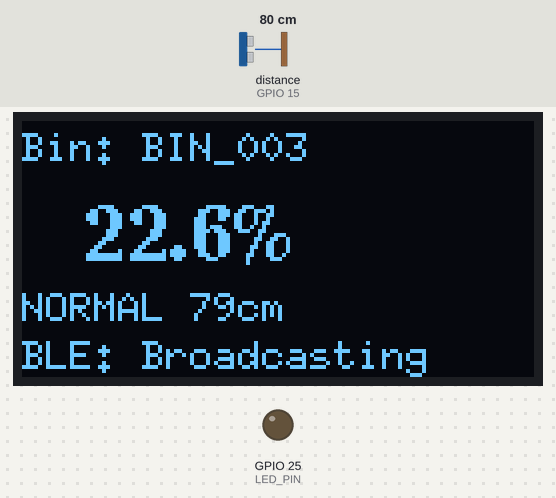
Bench run of a sketch on a simulated ESP32. Shown: 128×64 one-colour display, output pins drawn as LEDs (lit = HIGH). Wiring (inferred from the names in the program): ultrasonic range finder: trigger GPIO 13; echo GPIO 15. Dashed ring = blinking. Inputs (shaded band) come from the test bench; at power-on: distance to the obstacle (sensor on GPIO 15) 80 cm. The echo pulse lasts 58.3 µs per cm; nothing arrives over Bluetooth unless stated; pins used as bus, display or sensor lines are not drawn; what the sketch prints to the serial monitor is not drawn.

Above: at 2.8 s.
2.9 s: distance to the obstacle (sensor on GPIO 15) set to 36 cm
At 5.0 s:
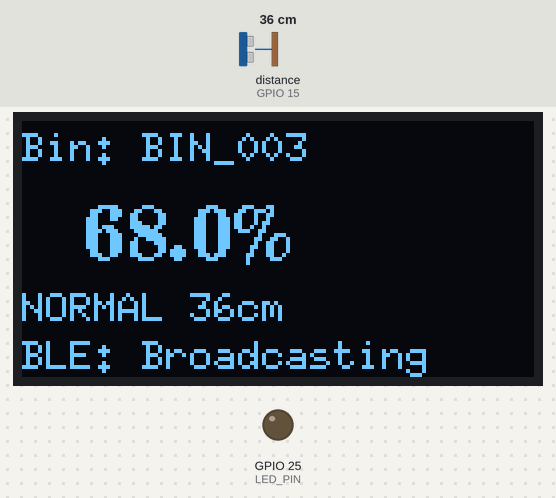
5.7 s: distance to the obstacle (sensor on GPIO 15) set to 31 cm
At 7.0 s:
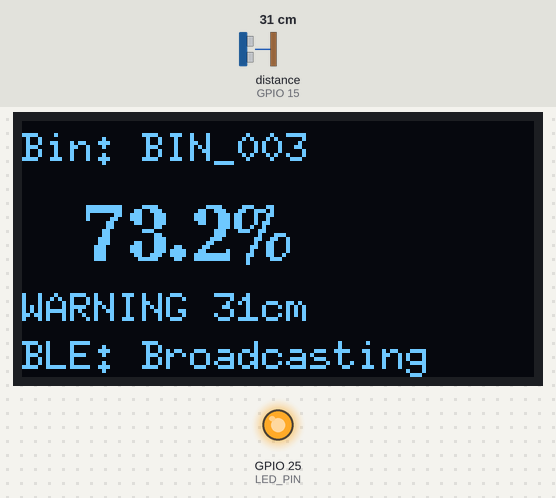
8.7 s: distance to the obstacle (sensor on GPIO 15) set to 21 cm
At 11.44 s:
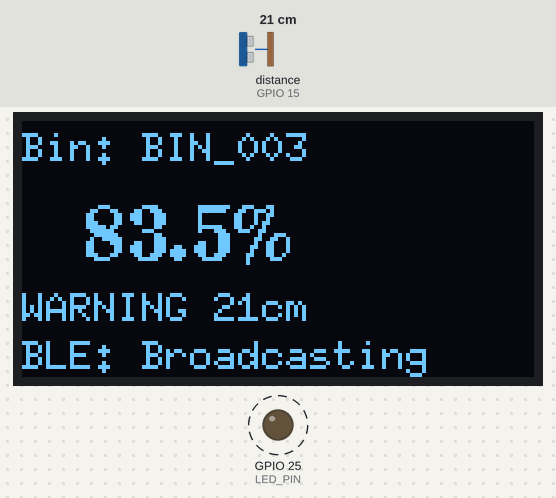
11.7 s: distance to the obstacle (sensor on GPIO 15) set to 16 cm
At 12.8 s:
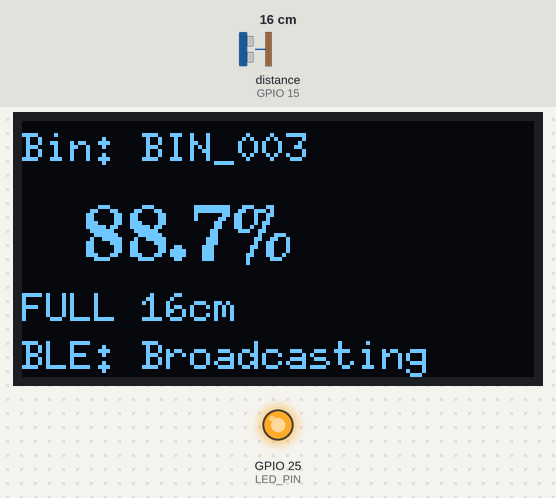
13.8 s: distance to the obstacle (sensor on GPIO 15) set to 4 cm
At 15.1 s:
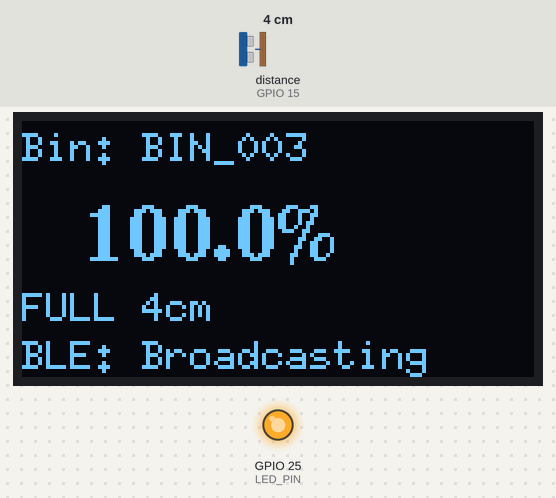
16.0 s: distance to the obstacle (sensor on GPIO 15) set to 2 cm
At 18.0 s:
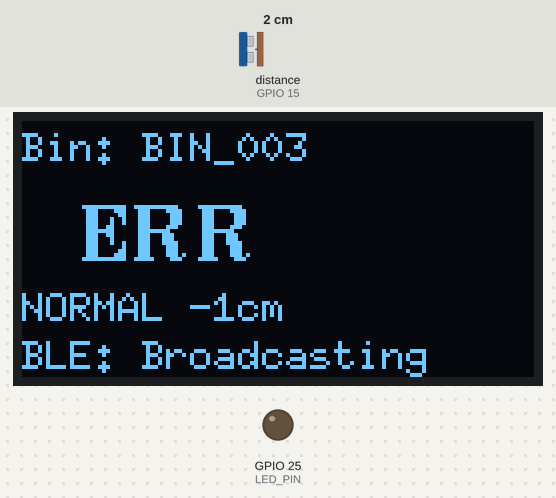
Timing chart, 0 to 19.1 s (numbered marks = the images above; inputs shaded):
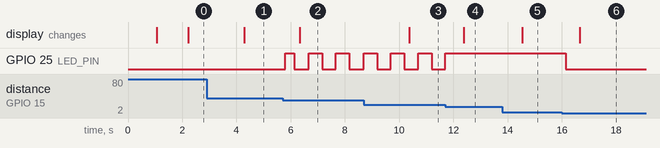

The sketch:

ble-node.ino
```cpp
// ============================================================================
// Smart Waste Bin System - BLE Node Firmware (No WiFi)
// ============================================================================
// Description: Firmware for remote bins that only broadcast status via BLE
// Hardware: ESP32, HC-SR04 Ultrasonic Sensor, Built-in OLED Display
// ============================================================================

#include <Wire.h>
#include <U8g2lib.h>
#include <BLEDevice.h>
#include <BLEUtils.h>
#include <BLEServer.h>
#include "config.h"

// ============================================================================
// OLED Display Configuration
// ============================================================================
U8G2_SSD1306_128X64_NONAME_F_HW_I2C u8g2(U8G2_R0, U8X8_PIN_NONE, OLED_SCL, OLED_SDA);

// ============================================================================
// Global Objects
// ============================================================================
BLEAdvertising* pAdvertising;

// ============================================================================
// System State Variables
// ============================================================================
struct BinState {
    String binId;
    float fillLevel;
    float distance;
    bool isFull;
    int batteryLevel;
    String status;
};

BinState currentState;
unsigned long lastDisplayUpdate = 0;
unsigned long lastAdvertiseUpdate = 0;

// ============================================================================
// Function Prototypes
// ============================================================================
void setupDisplay();
void setupSensor();
void setupBLE();
float measureDistance();
float calculateFillLevel(float distance);
void updateDisplay();
void updateBLEAdvertising();
int getBatteryLevel();

// ============================================================================
// Setup Function
// ============================================================================
void setup() {
    Serial.begin(115200);
    delay(1000);

    Serial.println("\n\n=================================");
    Serial.println("Smart Bin BLE Node - Starting");
    Serial.println("=================================\n");

    // Initialize hardware
    pinMode(TRIG_PIN, OUTPUT);
    pinMode(ECHO_PIN, INPUT);
    pinMode(LED_PIN, OUTPUT);
    digitalWrite(LED_PIN, LOW);

    // Initialize bin state
    currentState.binId = BIN_ID;
    currentState.fillLevel = 0;
    currentState.distance = 0;
    currentState.isFull = false;
    currentState.batteryLevel = 100;
    currentState.status = "INITIALIZING";

    Serial.println("Initializing Display...");
    setupDisplay();
    Serial.println("Display Initialized.");

    Serial.println("Initializing Sensor...");
    setupSensor();
    Serial.println("Sensor Initialized.");

    Serial.println("Initializing BLE...");
    setupBLE();
    Serial.println("BLE Initialized.");

    currentState.status = "NORMAL";
    Serial.println("Setup complete - Advertising started");
}

// ============================================================================
// Main Loop
// ============================================================================
void loop() {
    unsigned long currentTime = millis();

    // Measure bin fill level
    float distance = measureDistance();
    currentState.distance = distance;
    currentState.fillLevel = calculateFillLevel(distance);
    currentState.batteryLevel = getBatteryLevel();

    // Update status
    if (currentState.fillLevel >= FULL_THRESHOLD) {
        currentState.status = "FULL";
        currentState.isFull = true;
        digitalWrite(LED_PIN, HIGH);
    } else if (currentState.fillLevel >= WARNING_THRESHOLD) {
        currentState.status = "WARNING";
        currentState.isFull = false;
        digitalWrite(LED_PIN, (currentTime / 500) % 2); // Blink
    } else {
        currentState.status = "NORMAL";
        currentState.isFull = false;
        digitalWrite(LED_PIN, LOW);
    }

    // Update display
    if (currentTime - lastDisplayUpdate >= DISPLAY_UPDATE_INTERVAL) {
        updateDisplay();
        lastDisplayUpdate = currentTime;
    }

    // Update BLE Advertisement Data
    if (currentTime - lastAdvertiseUpdate >= BLE_ADVERTISE_INTERVAL) {
        updateBLEAdvertising();
        lastAdvertiseUpdate = currentTime;
    }

    delay(100);
}

// ============================================================================
// BLE Setup
// ============================================================================
void setupBLE() {
    Serial.println("Initializing BLE...");
    BLEDevice::init(BLE_DEVICE_NAME);
    pAdvertising = BLEDevice::getAdvertising();

    // Initial payload setup
    String payload = "BIN:" + String(BIN_ID) + ":" + String(currentState.fillLevel, 1) + ":" + String(currentState.batteryLevel);

    BLEAdvertisementData oAdvertisementData = BLEAdvertisementData();
    oAdvertisementData.setFlags(0x04); // BR_EDR_NOT_SUPPORTED
    oAdvertisementData.setManufacturerData(payload.c_str());

    pAdvertising->setAdvertisementData(oAdvertisementData);

    // Use Scan Response for Location Data (Device Name)
    BLEAdvertisementData oScanResponseData = BLEAdvertisementData();
    oScanResponseData.setName(BIN_LOCATION);
    pAdvertising->setScanResponseData(oScanResponseData);

    pAdvertising->setScanResponse(true);
    pAdvertising->setMinPreferred(0x06);
    pAdvertising->setMinPreferred(0x12);

    BLEDevice::startAdvertising();
    Serial.println("BLE Advertising started");
}

void updateBLEAdvertising() {
    // Payload: "BIN:<ID>:<FILL>:<BAT>"
    String payload = "BIN:" + String(BIN_ID) + ":" + String(currentState.fillLevel, 1) + ":" + String(currentState.batteryLevel);

    BLEAdvertisementData oAdvertisementData = BLEAdvertisementData();
    oAdvertisementData.setFlags(0x04); // BR_EDR_NOT_SUPPORTED
    oAdvertisementData.setManufacturerData(payload.c_str());

    // Ensure Scan Response (Location) is also set
    BLEAdvertisementData oScanResponseData = BLEAdvertisementData();
    oScanResponseData.setName(BIN_LOCATION);

    pAdvertising->stop(); // Stop before updating
    pAdvertising->setAdvertisementData(oAdvertisementData);
    pAdvertising->setScanResponseData(oScanResponseData);
    pAdvertising->start(); // Restart

    Serial.println("BLE Updated: " + payload);
}

// ============================================================================
// Display Setup
// ============================================================================
void setupDisplay() {
    u8g2.begin();
    u8g2.clearBuffer();
    u8g2.setFont(u8g2_font_ncenB10_tr);
    u8g2.drawStr(10, 20, "BLE Node");
    u8g2.setFont(u8g2_font_6x10_tf);
    u8g2.drawStr(10, 40, "Initializing...");
    u8g2.sendBuffer();
}

// ============================================================================
// Update OLED Display
// ============================================================================
void updateDisplay() {
    u8g2.clearBuffer();

    u8g2.setFont(u8g2_font_6x10_tf);
    u8g2.setCursor(0, 10);
    u8g2.print("Bin: ");
    u8g2.print(currentState.binId);

    u8g2.setFont(u8g2_font_ncenB14_tr);
    u8g2.setCursor(15, 35);
    if (currentState.fillLevel >= 0) {
        u8g2.print(currentState.fillLevel, 1);
        u8g2.print("%");
    } else {
        u8g2.print("ERR");
    }

    u8g2.setFont(u8g2_font_6x10_tf);
    u8g2.setCursor(0, 50);
    u8g2.print(currentState.status);
    u8g2.print(" ");
    u8g2.print(currentState.distance, 0);
    u8g2.print("cm");

    u8g2.setCursor(0, 62);
    u8g2.print("BLE: Broadcasting");

    u8g2.sendBuffer();
}

// ============================================================================
// Sensor & Helper Functions
// ============================================================================
void setupSensor() {
    // Already done in setup() via pinMode
}

float measureDistance() {
    float totalDistance = 0;
    int validReadings = 0;
    for (int i = 0; i < 3; i++) {
        digitalWrite(TRIG_PIN, LOW);
        delayMicroseconds(2);
        digitalWrite(TRIG_PIN, HIGH);
        delayMicroseconds(10);
        digitalWrite(TRIG_PIN, LOW);
        long duration = pulseIn(ECHO_PIN, HIGH, 30000);
        if (duration > 0) {
            float d = duration * 0.034 / 2;
            if (d > 2 && d < 400) {
                totalDistance += d;
                validReadings++;
            }
        }
        delay(20);
    }
    return (validReadings > 0) ? (totalDistance / validReadings) : -1;
}

float calculateFillLevel(float distance) {
    if (distance < 0) return -1;
    float empty = BIN_HEIGHT_CM;
    float full = 5;
    if (distance >= empty) return 0;
    if (distance <= full) return 100;
    return constrain(((empty - distance) / (empty - full)) * 100, 0, 100);
}

int getBatteryLevel() {
    // Simulated battery level
    static int level = 100;
    if (millis() % 60000 == 0 && level > 0) level--;
    return level;
}
```

config.h
```cpp
// ============================================================================
// Configuration File for BLE-Only Bin Node
// ============================================================================
// Board: LilyGO T4 LoRa32 V1.6.1 (915MHz)
// ============================================================================

#ifndef CONFIG_H
#define CONFIG_H

// ============================================================================
// Bin Configuration
// ============================================================================
#define BIN_ID "BIN_003"                     // Unique identifier for this bin
#define BIN_LOCATION "Remote Location"       // Physical location
#define BIN_HEIGHT_CM 101                    // Total bin height in centimeters

// ============================================================================
// Sensor Thresholds
// ============================================================================
#define WARNING_THRESHOLD 71.0   // Fill level % to trigger warning (yellow)
#define FULL_THRESHOLD 86.0      // Fill level % to trigger full alert (red)

// ============================================================================
// Timing Configuration (milliseconds)
// ============================================================================
#define DISPLAY_UPDATE_INTERVAL 2001     // Display refresh rate (2 seconds)
#define SENSOR_READ_INTERVAL 1001        // Sensor reading interval (1 second)
#define BLE_ADVERTISE_INTERVAL 2001      // Update BLE payload interval

// ============================================================================
// Bluetooth Configuration
// ============================================================================
#define BLE_DEVICE_NAME "SmartBin_Node"

// ============================================================================
// Hardware Pin Definitions - T3 LoRa32 V1.6.1 (Standard)
// ============================================================================
#define TRIG_PIN 13          // Ultrasonic sensor trigger pin
#define ECHO_PIN 15          // Ultrasonic sensor echo pin
#define LED_PIN 25           // Built-in blue LED (Usually 25 on T3, 22 on some T4s)
#define OLED_SDA 21          // I2C Data (Standard ESP32 I2C)
#define OLED_SCL 22          // I2C Clock (Standard ESP32 I2C)
#define BATTERY_PIN 35       // ADC pin for battery voltage (35 on T3)

#endif // CONFIG_H
```

Measured:
- the behaviour switches between 34 and 33 cm on distance to the obstacle (sensor on GPIO 15) (found by bisection; images 1 and 2)
- the behaviour switches between 19 and 18 cm on distance to the obstacle (sensor on GPIO 15) (found by bisection; images 3 and 4)
- the behaviour switches between 3 and 2 cm on distance to the obstacle (sensor on GPIO 15) (found by bisection; images 5 and 6)
- after the input at 2.9 s, the display: changes after 1.4 s (image 1)
- after the input at 5.7 s, GPIO 25 (LED_PIN): LOW → HIGH after 0.10 s, then repeats every 1.0 s: LOW 0.53 s, HIGH 0.50 s; the display: changes after 0.63 s (image 2)
- after the input at 8.7 s, the display: changes after 1.7 s (image 3)
- after the input at 11.7 s, GPIO 25 (LED_PIN): stops changing and stays HIGH; the display: changes after 0.68 s (image 4)
- after the input at 13.8 s, the display: changes after 0.73 s (image 5)
- after the input at 16.0 s, GPIO 25 (LED_PIN): HIGH → LOW after 0.15 s; the display: changes after 0.66 s (image 6)
